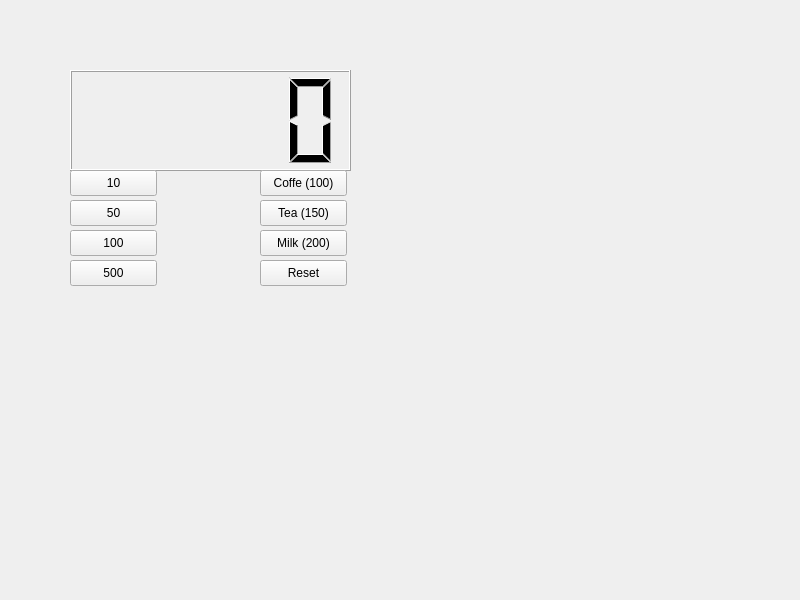
<?xml version="1.0" encoding="UTF-8"?>
<ui version="4.0">
 <class>Widget</class>
 <widget class="QWidget" name="Widget">
  <property name="geometry">
   <rect>
    <x>0</x>
    <y>0</y>
    <width>800</width>
    <height>600</height>
   </rect>
  </property>
  <property name="windowTitle">
   <string>Widget</string>
  </property>
  <widget class="QLCDNumber" name="lcdNumber">
   <property name="geometry">
    <rect>
     <x>70</x>
     <y>70</y>
     <width>281</width>
     <height>101</height>
    </rect>
   </property>
  </widget>
  <widget class="QPushButton" name="pb10">
   <property name="geometry">
    <rect>
     <x>70</x>
     <y>170</y>
     <width>87</width>
     <height>26</height>
    </rect>
   </property>
   <property name="text">
    <string>10</string>
   </property>
  </widget>
  <widget class="QPushButton" name="pb50">
   <property name="geometry">
    <rect>
     <x>70</x>
     <y>200</y>
     <width>87</width>
     <height>26</height>
    </rect>
   </property>
   <property name="text">
    <string>50</string>
   </property>
  </widget>
  <widget class="QPushButton" name="pb100">
   <property name="geometry">
    <rect>
     <x>70</x>
     <y>230</y>
     <width>87</width>
     <height>26</height>
    </rect>
   </property>
   <property name="text">
    <string>100</string>
   </property>
  </widget>
  <widget class="QPushButton" name="pb500">
   <property name="geometry">
    <rect>
     <x>70</x>
     <y>260</y>
     <width>87</width>
     <height>26</height>
    </rect>
   </property>
   <property name="text">
    <string>500</string>
   </property>
  </widget>
  <widget class="QPushButton" name="pbCoffe">
   <property name="geometry">
    <rect>
     <x>260</x>
     <y>170</y>
     <width>87</width>
     <height>26</height>
    </rect>
   </property>
   <property name="text">
    <string>Coffe (100)</string>
   </property>
  </widget>
  <widget class="QPushButton" name="pbTea">
   <property name="geometry">
    <rect>
     <x>260</x>
     <y>200</y>
     <width>87</width>
     <height>26</height>
    </rect>
   </property>
   <property name="text">
    <string>Tea (150)</string>
   </property>
  </widget>
  <widget class="QPushButton" name="pbMilk">
   <property name="geometry">
    <rect>
     <x>260</x>
     <y>230</y>
     <width>87</width>
     <height>26</height>
    </rect>
   </property>
   <property name="text">
    <string>Milk (200)</string>
   </property>
  </widget>
  <widget class="QPushButton" name="pbReset">
   <property name="geometry">
    <rect>
     <x>260</x>
     <y>260</y>
     <width>87</width>
     <height>26</height>
    </rect>
   </property>
   <property name="text">
    <string>Reset</string>
   </property>
  </widget>
 </widget>
 <resources/>
 <connections/>
</ui>
